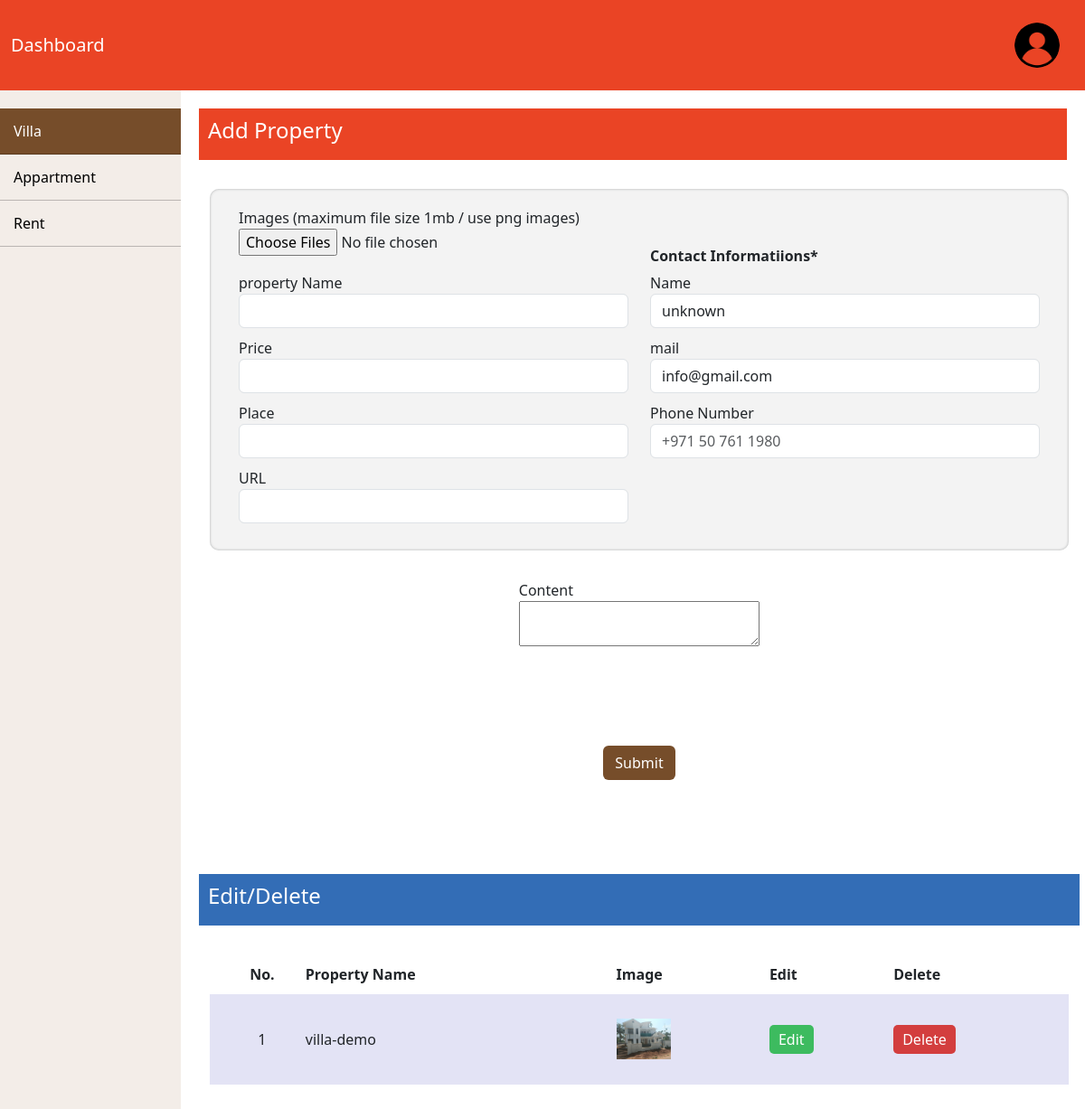
The app's page /dashboard/villa/ (signed in) with its own data.
### tables this page shows
CREATE TABLE `villa` (
  `id` int(11) NOT NULL,
  `images` text NOT NULL,
  `pname` varchar(200) NOT NULL,
  `name` varchar(100) NOT NULL,
  `price` varchar(50) NOT NULL,
  `mail` varchar(100) NOT NULL,
  `place` varchar(100) NOT NULL,
  `url` text NOT NULL,
  `phone` varchar(50) NOT NULL,
  `txt` text NOT NULL
);

### dashboard/villa/select.php (the view)
<br><br><br>
<div class="container-fluid" style="background-color: #336db6;color:white;padding:10px"><h4> Edit/Delete</h4></div>
<div class="blog-content">
<div class="container">
<?php
$sql = "SELECT * FROM villa";
$result = $mysqli->query($sql);
?>
<table class="w-100">
  <tr>
    <th>No.</th>
    <th>Property Name</th>
    <th>Image</th>
    <th>Edit</th>
    <th>Delete</th>
  </tr>
  <?php
if ($result->num_rows > 0) {
    $counter = 1;
    while ($row = $result->fetch_assoc()) {
        $imageFilenames = explode(',', $row['images']);
        $firstImage = trim($imageFilenames[0]);
        $imagePath = "../gallery/villa/" . $firstImage;
?>
        <tr>
            <td><?php echo $counter; ?></td>
            <td><?php echo $row['pname']; ?></td>
            <td><img src="<?php echo $imagePath; ?>" class="card__image" style="width: 60px;height:60px;object-fit:contain"></td>
            <td><a href="update.php?sa=<?php echo $row["id"]; ?>" class="edit">Edit</a></td>
            <td><a href="delete.php?sa=<?php echo $row["id"]; ?>" class="delete">Delete</a></td>
        </tr>
<?php
        $counter++;
    }
}
?>
</table>

### dashboard/css/card.css (style rules this page uses)
*, *::before, *::after { box-sizing: border-box; padding: 0; margin: 0; }
:root { --blue:#14b0a9; --red:#9c0e1e; }
.blog-content { display: grid; place-items: center; }
.blog-content .container { display: flex; flex-wrap: wrap; justify-content: center; max-width: 1200px; margin-block: 2rem; gap: 2rem; }
.blog-content img { max-width: 100%; display: block; object-fit: cover; }
table tr:nth-child(even) { background: rgb(169 169 224 / 32%); }
table tr td:nth-child(1),table tr th:nth-child(1) { padding-left: 10px; text-align: center; }

### dashboard/css/style.css (style rules this page uses)
:root { --blue:#14b0a9; --red:#764d2a; --primary_clr:#026f20; --heading-clr:#026f20b5; --secondary-clr:#b64646d4; }

### records on screen
villa: pname "villa-demo", images (picture)
